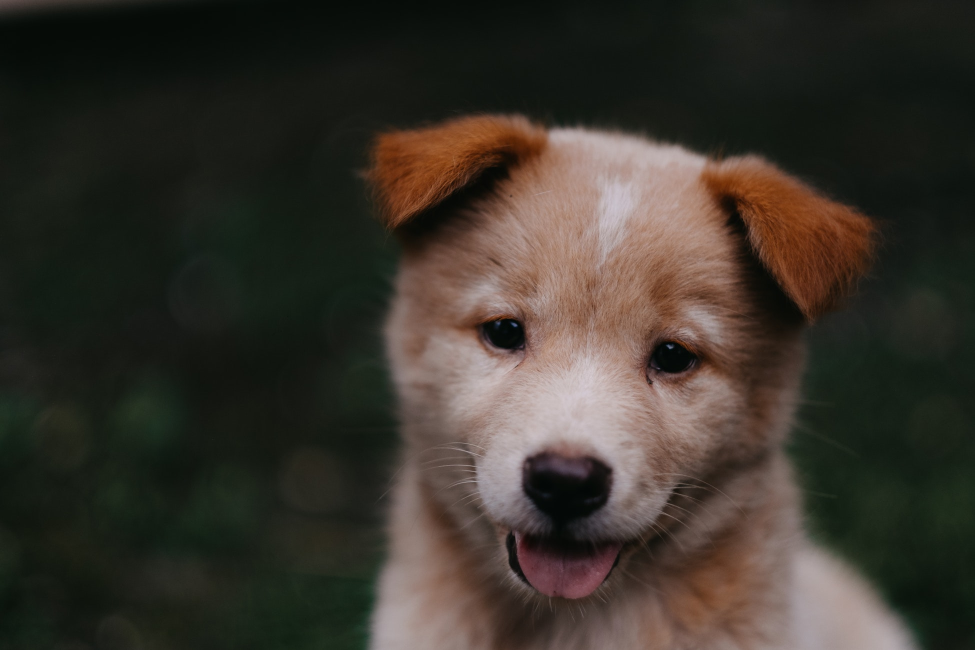
#> input picture DATA/00-puppy.jpg, 1950 x 1300 px (shown at 1/2 size)
$ jupyter execute OpenCV.ipynb   (shell and % lines are left out)
#> lines starting #> are read from the running program, lines starting #| are printed output that depends on the picture; after the words box and inside, x2 and y2 are one past the last pixel; in counts of white or black regions, pixels touching at a corner belong together
[cell 1]
import numpy as np
import matplotlib.pyplot as plt
import cv2

[cell 2]
img = cv2.imread('DATA/00-puppy.jpg')
#> img is the input picture: shape (1300, 1950, 3); mean B, G, R 43.8, 51.8, 57.3
type(img)

[cell 3]
plt.imshow(img)

[cell 4]
#MATPLOT LIB ---> RGB
#OPEMCV --->BGR
fix_img = cv2.cvtColor(img,cv2.COLOR_BGR2RGB)
plt.imshow(fix_img)

[cell 5]
#read image as grayscale
img_gray = cv2.imread('DATA/00-puppy.jpg',cv2.IMREAD_GRAYSCALE)
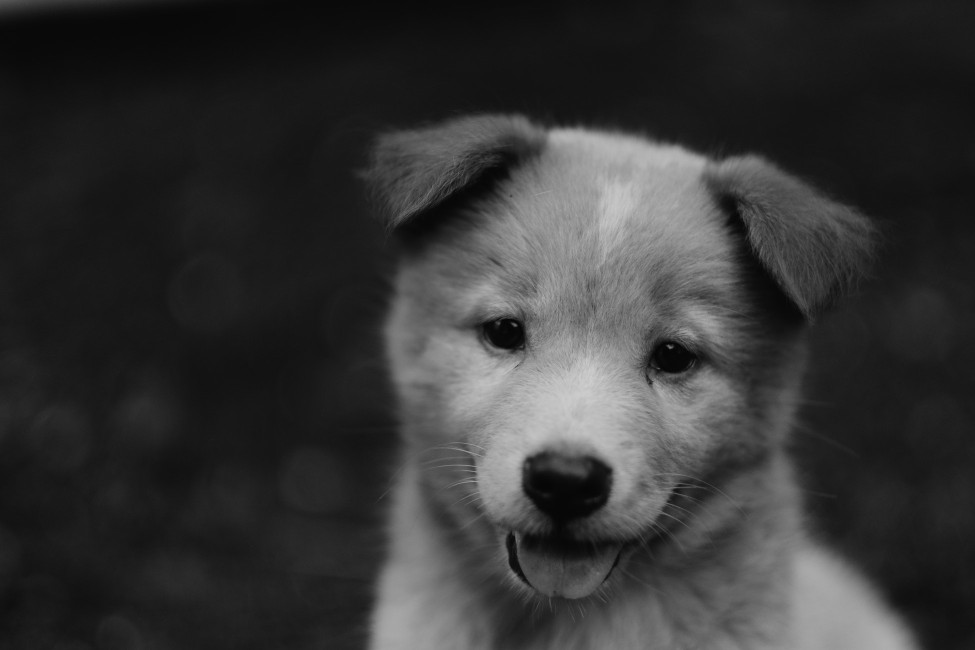
#> img_gray: shape (1300, 1950) (shown at 1/2 size); min 1, max 209, mean 52.6
plt.imshow(img_gray,cmap = 'gray')

[cell 6]
fix_img.shape
#> Out = (1300, 1950, 3)

[cell 7]
#dimensions are swapped from those used with numpy. y-x
new_img = cv2.resize(fix_img,(400,1000))
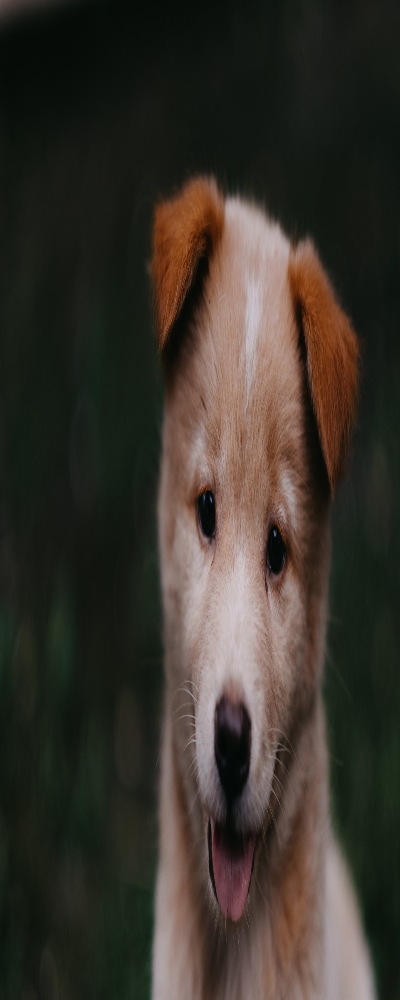
#> new_img: shape (1000, 400, 3); mean R, G, B 57.2, 51.8, 43.7
plt.imshow(new_img)

[cell 8]
#resize by a ratio
w_ratio = h_ratio = 0.5
resized_img = cv2.resize(fix_img,(0,0),fix_img,w_ratio,h_ratio)
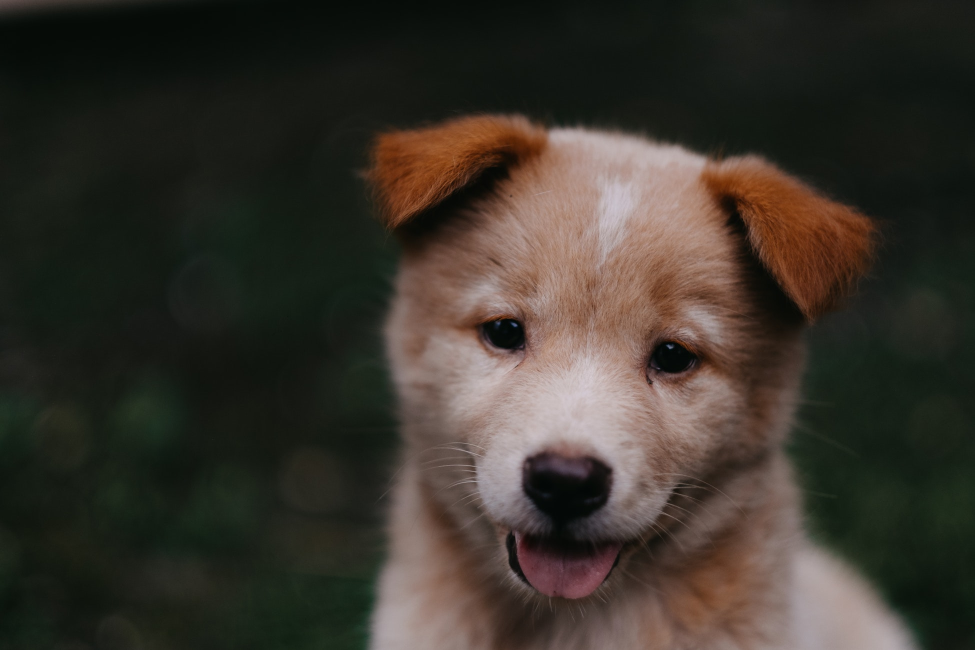
#> resized_img: shape (650, 975, 3); mean R, G, B 57.4, 51.9, 43.9
plt.imshow(resized_img)

[cell 9]
fix_img.shape
#> Out = (1300, 1950, 3)

[cell 10]
resized_img.shape
#> Out = (650, 975, 3)

[cell 11]
plt.imshow(cv2.flip(fix_img,-1))
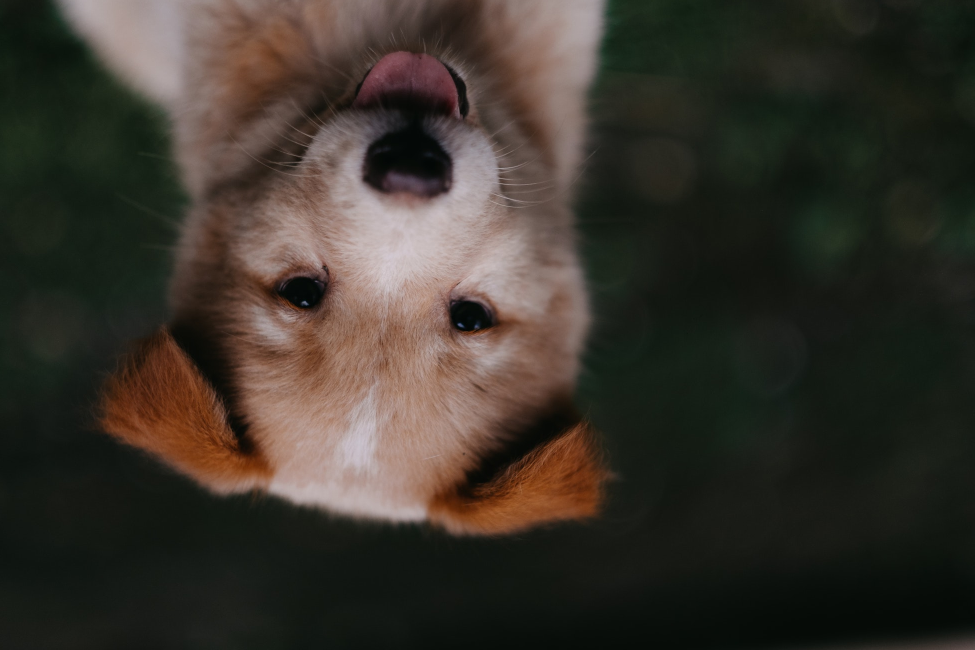
#> shown: shape (1300, 1950, 3) (shown at 1/2 size); mean R, G, B 57.3, 51.8, 43.8

[cell 12]
img = cv2.imread('DATA/00-puppy.jpg')
cv2.imshow('Puppy',img)
cv2.waitKey()

[cell 13]
#drawing shapes
blank_img = np.zeros(shape=(512,512,3),dtype=np.int16)
blank_img.shape

[cell 14]
plt.imshow(blank_img)

[cell 15]
cv2.rectangle(blank_img,pt1=(384,10),pt2=(500,150), color=(0,255,0),thickness=10)

[cell 16]
plt.imshow(blank_img)

[cell 17]
cv2.rectangle(blank_img,pt1=(200,200),pt2=(300,300), color=(0,0,255),thickness=10)
#> blank_img: shape (512, 512, 3) int16; mean of channels 0, 1, 2 0, 5.4, 4.2

[cell 18]
cv2.rectangle(blank_img,pt1=(200,200),pt2=(300,300), color=(0,0,255),thickness=10)
plt.imshow(blank_img)

[cell 19]
cv2.circle(img=blank_img,center=(100,100),radius=50,color=(255,0,0),thickness=10)
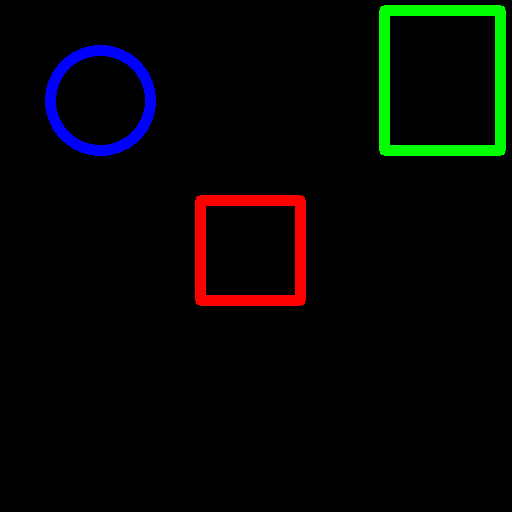
#> blank_img: shape (512, 512, 3) int16; mean of channels 0, 1, 2 3.4, 5.4, 4.2; drawn as B, G, R
plt.imshow(blank_img)

[cell 20]
cv2.line(blank_img,pt1=(0,0),pt2=(512,512),color=(102,255,255),thickness=10)
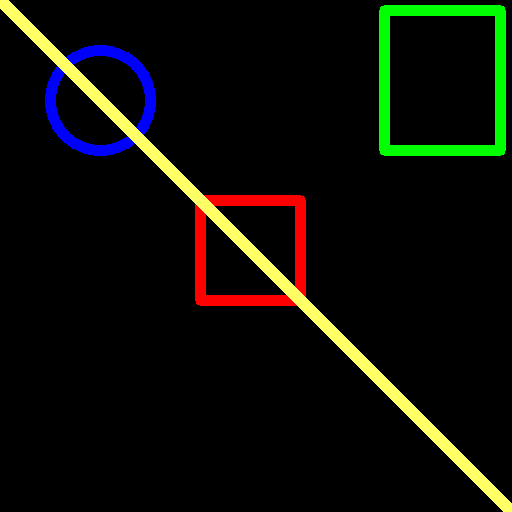
#> blank_img: shape (512, 512, 3) int16; 3.29% of pixels changed, all inside (x1, y1, x2, y2) = (0, 0, 512, 512); drawn as B, G, R
plt.imshow(blank_img)

[cell 21]
font=cv2.FONT_HERSHEY_SIMPLEX
cv2.putText(blank_img,text = 'Hello',org=(10,500),fontFace=font,
            fontScale=4,color=(255,255,255),thickness=10,lineType=cv2.LINE_AA)
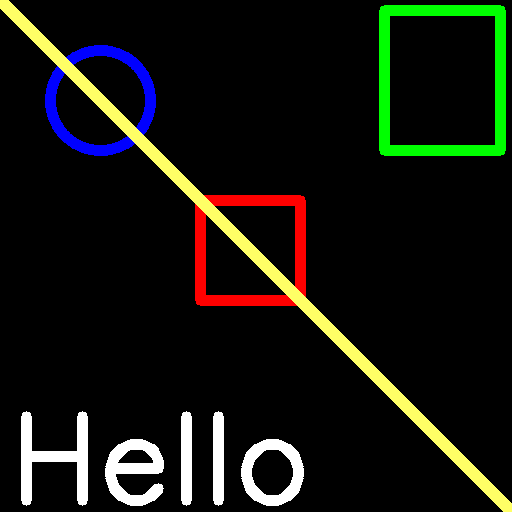
#> blank_img: shape (512, 512, 3) int16; 3.27% of pixels changed, all inside (x1, y1, x2, y2) = (21, 411, 304, 506); drawn as B, G, R
plt.imshow(blank_img)
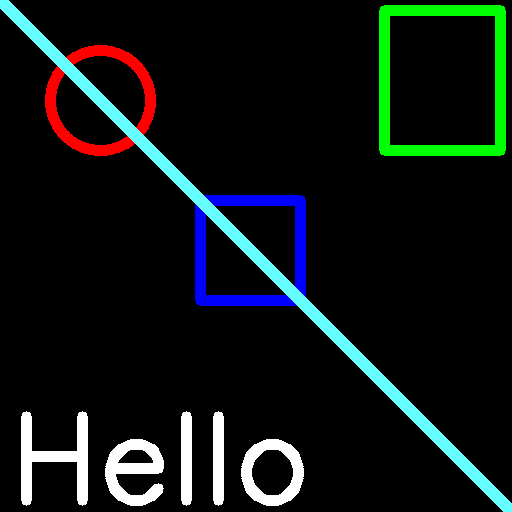
#> shown: shape (512, 512, 3); mean R, G, B 14.8, 22.2, 20.6

[cell 22]
blank_img2=np.zeros(shape=(512,512,3),dtype=np.int16)

[cell 23]
plt.imshow(blank_img2)

[cell 24]
vertices = np.array([[100,300],[200,200],[400,300],[200,400]],dtype=np.int32)

[cell 25]
vertices.shape

[cell 26]
pts=vertices.reshape((-1,1,2))

[cell 27]
pts

[cell 28]
vertices

[cell 29]
cv2.polylines(blank_img2,[pts],isClosed=True, color=(255,0,0),thickness=10)
plt.imshow(blank_img2)
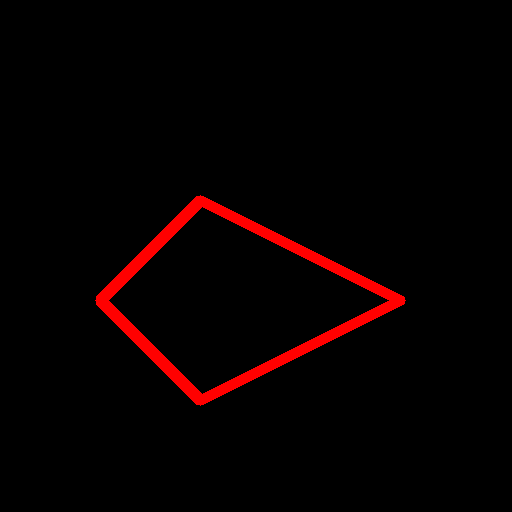
#> shown: shape (512, 512, 3); mean R, G, B 7.7, 0, 0

[cell 30]
#drawing on images with a mouse click event

import cv2
import numpy as np

#Function
def draw_circle(event,x,y,flags,param):
    if event == cv2.EVENT_LBUTTONDOWN:
        cv2.circle(img,(x,y),100,(0,255,0),-1)
    elif event == cv2.EVENT_RBUTTONDOWN:
        cv2.circle(img,(x,y),100,(255,0,0),-1)

cv2.namedWindow(winname='Drawing')
#connect to a call-back
cv2.setMouseCallback('Drawing',draw_circle)


#Show image with OpenCV
img = np.zeros((512,512,3))
while True:
    cv2.imshow('Drawing',img)
    #once its 20 milliseconds and someone has hit the esc key close window
    if cv2.waitKey(20) & 0xFF==27:
#> (key Esc is pressed here)
        break
cv2.destroyAllWindows()

[cell 31]
#draw image by draging mouse
import cv2
import numpy as np

#Variables

#True while mouse button down, False while mouse button Up
drawing =False
ix=iy=-1


#Function
def draw_rectangle(event,x,y,flags,params):
    global ix,iy,drawing
    if event == cv2.EVENT_LBUTTONDOWN:
        drawing =True
        ix,iy=x,y

    elif event == cv2.EVENT_MOUSEMOVE:
        if drawing == True:
            cv2.rectangle(img,(ix,iy),(x,y),(0,255,0),-1)

    elif event == cv2.EVENT_LBUTTONUP:
        drawing=False
        cv2.rectangle(img,(ix,iy),(x,y),(0,255,0),-1)


#Show image

#Empty blank image
img = np.zeros((512,512,3))
cv2.namedWindow(winname='DrawRectangle')
cv2.setMouseCallback('DrawRectangle',draw_rectangle)

while True:
    cv2.imshow('DrawRectangle',img)

    #Check for Esc key
    if cv2.waitKey(20) & 0xFF==27:
#> (key Esc is pressed here)
        break
cv2.destroyAllWindows()

[cell 32]
import cv2
import numpy as np

image = np.ones((300, 300, 3), np.uint8) * 255

pt1 = (150, 100)
pt2 = (100, 200)
pt3 = (200, 200)

cv2.circle(image, pt1, 2, (0,0,255), -1)
cv2.circle(image, pt2, 2, (0,0,255), -1)
#> image: shape (300, 300, 3); mean of channels 0, 1, 2 254.9, 254.9, 255
cv2.circle(image, pt3, 2, (0,0,255), -1)
#> image: shape (300, 300, 3); mean of channels 0, 1, 2 254.9, 254.9, 255
#We can put the three points into an array and draw as a contour:

triangle_cnt = np.array( [pt1, pt2, pt3] )

cv2.drawContours(image, [triangle_cnt], 0, (0,255,0), -1)
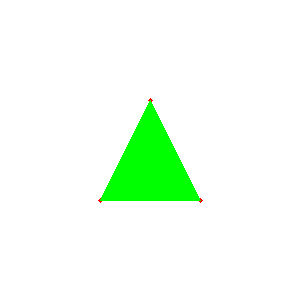
#> image: shape (300, 300, 3); mean of channels 0, 1, 2 240.3, 254.9, 240.4; drawn as B, G, R

cv2.imshow("image", image)
cv2.waitKey()

$ run again, with DATA/Denis_Mukwege.jpg copied over DATA/00-puppy.jpg
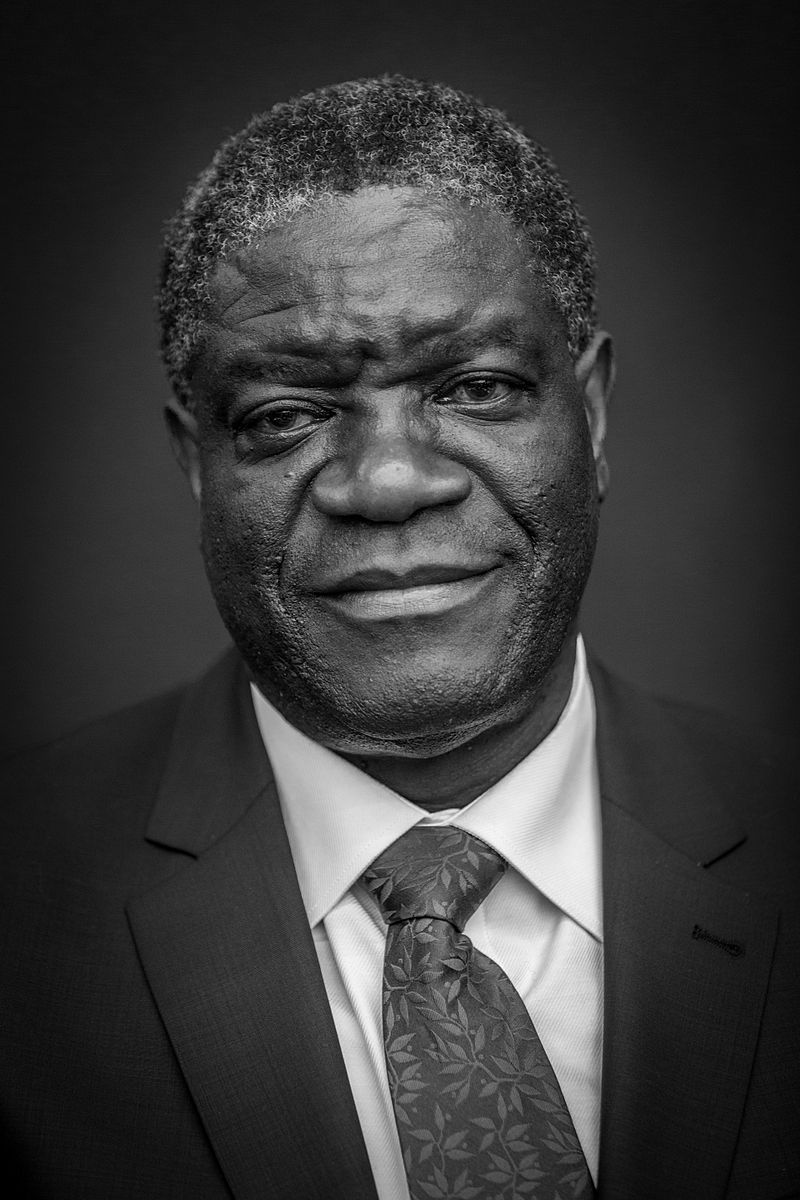
#> input picture DATA/Denis_Mukwege.jpg, 800 x 1200 px
#> img is the input picture: shape (1200, 800, 3); min 0, max 255, mean 58.8
#> `new_img = cv2.resize(fix_img,(400,1000))`:
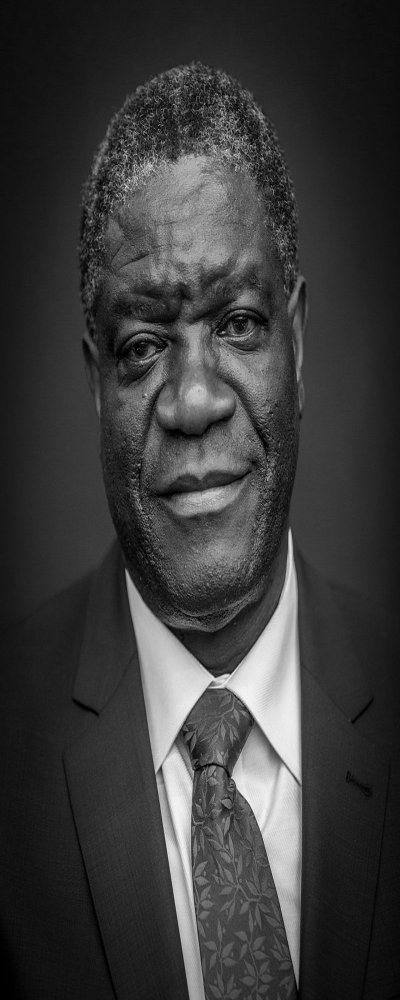
#> new_img: shape (1000, 400, 3); min 0, max 246, mean 58.7
#> `[cell 11] plt.imshow(cv2.flip(fix_img,-1))`:
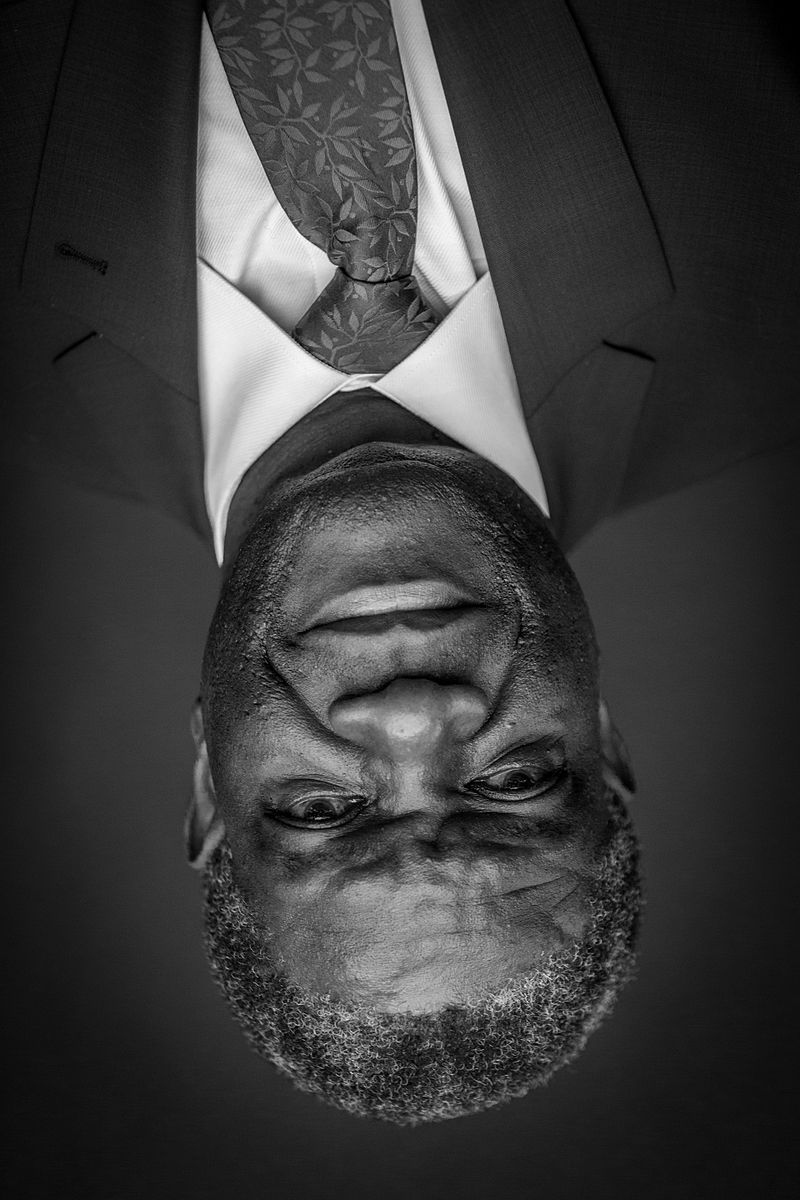
#> shown: shape (1200, 800, 3); min 0, max 255, mean 58.8

$ run again, with DATA/Nadia_Murad.jpg copied over DATA/00-puppy.jpg
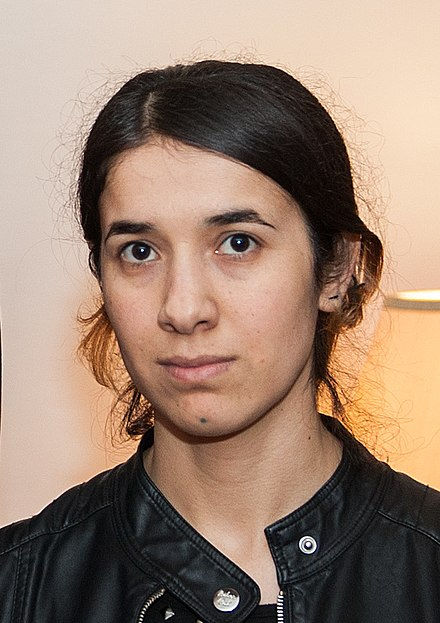
#> input picture DATA/Nadia_Murad.jpg, 440 x 623 px
#> img is the input picture: shape (623, 440, 3); mean B, G, R 112.7, 129.2, 153.8
#> `[cell 11] plt.imshow(cv2.flip(fix_img,-1))`:
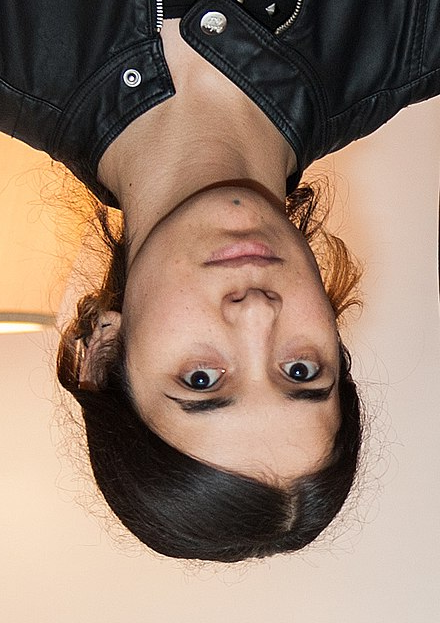
#> shown: shape (623, 440, 3); mean R, G, B 153.8, 129.2, 112.7
